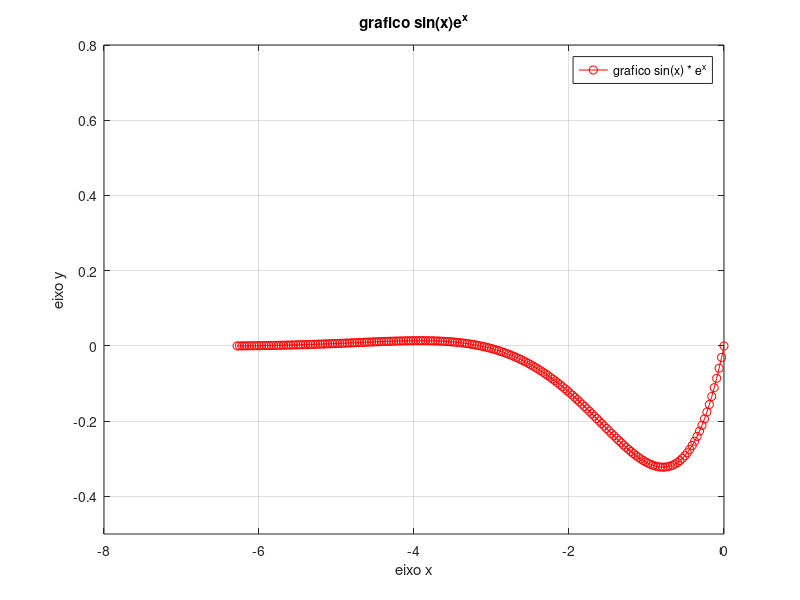

The MATLAB source for this figure:
x = linspace(-2*pi,0,200);

y = sin(x) .* exp(x);

plot(x, y, 'o-r');
axis([-8 0 -0.5 0.8]);
grid on

title("grafico sin(x)e^x");
legend("grafico sin(x) * e^x");
xlabel('eixo x');
ylabel('eixo y');